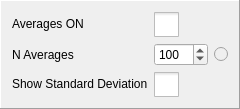
       <widget class="QFrame" name="frame_2">
        <property name="sizePolicy">
         <sizepolicy hsizetype="Minimum" vsizetype="Fixed">
          <horstretch>0</horstretch>
          <verstretch>0</verstretch>
         </sizepolicy>
        </property>
        <property name="minimumSize">
         <size>
          <width>0</width>
          <height>0</height>
         </size>
        </property>
        <property name="maximumSize">
         <size>
          <width>16777215</width>
          <height>100</height>
         </size>
        </property>
        <property name="frameShape">
         <enum>QFrame::Panel</enum>
        </property>
        <property name="frameShadow">
         <enum>QFrame::Raised</enum>
        </property>
        <layout class="QFormLayout" name="formLayout">
         <item row="0" column="0">
          <widget class="QLabel" name="label_8">
           <property name="text">
            <string>Averages ON</string>
           </property>
           <property name="textFormat">
            <enum>Qt::PlainText</enum>
           </property>
          </widget>
         </item>
         <item row="0" column="1">
          <widget class="QCheckBox" name="checkBoxAvgOn">
           <property name="sizePolicy">
            <sizepolicy hsizetype="Fixed" vsizetype="Fixed">
             <horstretch>0</horstretch>
             <verstretch>0</verstretch>
            </sizepolicy>
           </property>
           <property name="styleSheet">
            <string notr="true">QCheckBox::indicator { width: 25; height: 25 }
QCheckBox::indicator:disabled { background-color:rgb(100,100,100);}</string>
           </property>
           <property name="text">
            <string/>
           </property>
          </widget>
         </item>
         <item row="1" column="0">
          <widget class="QLabel" name="label_9">
           <property name="text">
            <string>N Averages</string>
           </property>
           <property name="textFormat">
            <enum>Qt::PlainText</enum>
           </property>
          </widget>
         </item>
         <item row="1" column="1">
          <layout class="QHBoxLayout" name="horizontalLayout_3">
           <item>
            <widget class="QSpinBox" name="spinBoxNAverages">
             <property name="maximumSize">
              <size>
               <width>100</width>
               <height>16777215</height>
              </size>
             </property>
             <property name="styleSheet">
              <string notr="true"/>
             </property>
             <property name="minimum">
              <number>2</number>
             </property>
             <property name="maximum">
              <number>1000</number>
             </property>
             <property name="value">
              <number>100</number>
             </property>
            </widget>
           </item>
           <item>
            <widget class="QRadioButton" name="radioButtonAvgDone">
             <property name="enabled">
              <bool>false</bool>
             </property>
             <property name="text">
              <string/>
             </property>
             <property name="checkable">
              <bool>true</bool>
             </property>
             <property name="checked">
              <bool>false</bool>
             </property>
            </widget>
           </item>
          </layout>
         </item>
         <item row="2" column="0">
          <widget class="QLabel" name="label_10">
           <property name="text">
            <string>Show Standard Deviation</string>
           </property>
           <property name="textFormat">
            <enum>Qt::PlainText</enum>
           </property>
          </widget>
         </item>
         <item row="2" column="1">
          <widget class="QCheckBox" name="checkBoxShowStdDev">
           <property name="sizePolicy">
            <sizepolicy hsizetype="Fixed" vsizetype="Fixed">
             <horstretch>0</horstretch>
             <verstretch>0</verstretch>
            </sizepolicy>
           </property>
           <property name="styleSheet">
            <string notr="true">QCheckBox::indicator { width: 25; height: 25 }
QCheckBox::indicator:disabled { background-color:rgb(100,100,100);}</string>
           </property>
           <property name="text">
            <string/>
           </property>
          </widget>
         </item>
        </layout>
       </widget>
